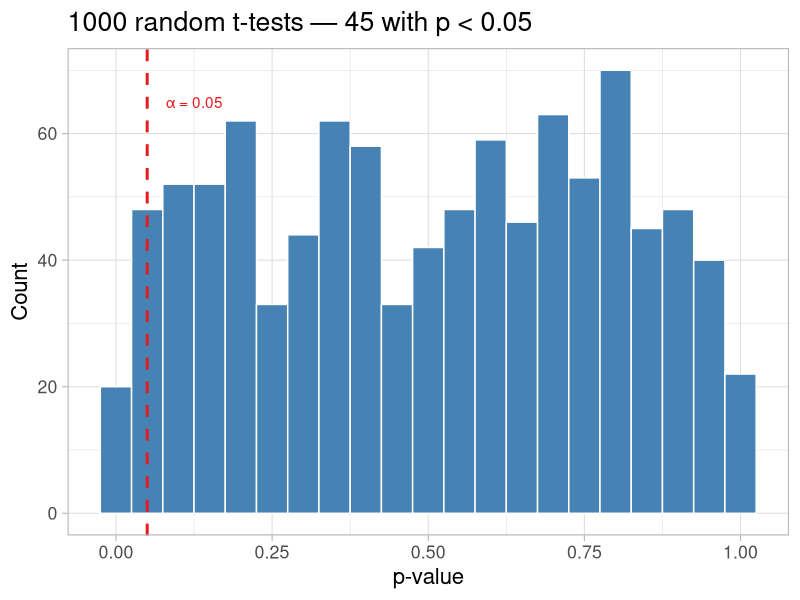
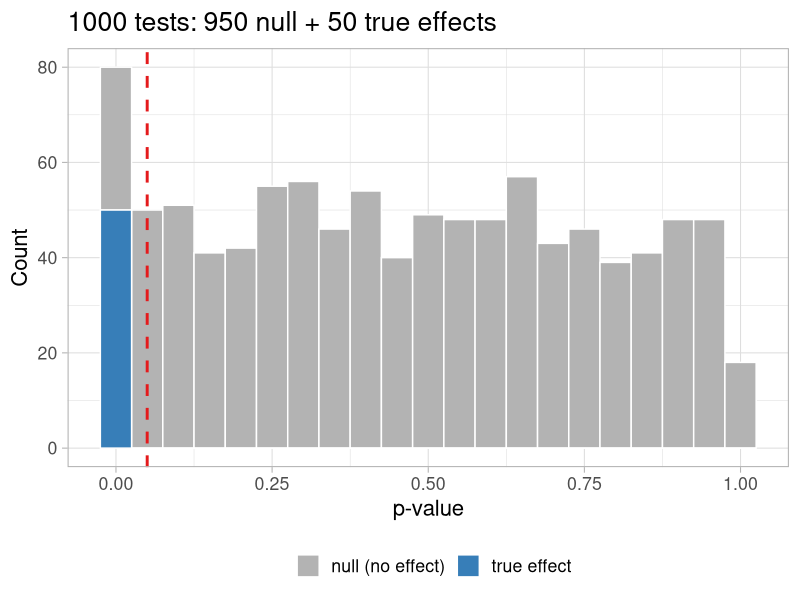

Generate these figures, in order, with R:
## ---- chunk 1
knitr::opts_chunk$set(echo = FALSE, out.extra = "keepaspectratio", dev = "cairo_pdf", warning = FALSE, message = FALSE)
library(knitr)
library(tidyverse)
## ---- chunk 2
set.seed(42)
n_vars <- 1000
n_samples <- 20

A <- matrix(rnorm(n_vars * n_samples), nrow = n_samples)
B <- matrix(rnorm(n_vars * n_samples), nrow = n_samples)

pvals <- sapply(1:n_vars, function(i) t.test(A[, i], B[, i])$p.value)

tibble(p = pvals) %>%
  ggplot(aes(x = p)) +
  geom_histogram(binwidth = 0.05, fill = "steelblue", colour = "white") +
  geom_vline(xintercept = 0.05, colour = "#e41a1c", linetype = "dashed", linewidth = 1) +
  annotate("text", x = 0.08, y = 65, label = "α = 0.05", colour = "#e41a1c", hjust = 0) +
  labs(x = "p-value", y = "Count",
       title = paste0("1000 random t-tests — ", sum(pvals < 0.05), " with p < 0.05")) +
  theme_light(base_size = 16)
## ---- chunk 3
set.seed(99)
n_null_h   <- 950   # variables with no effect
n_signal_h <- 50    # variables with a true effect
n_samp_h   <- 20

pv_null   <- sapply(1:n_null_h, function(i)
  t.test(rnorm(n_samp_h), rnorm(n_samp_h))$p.value)

pv_signal <- sapply(1:n_signal_h, function(i)
  t.test(rnorm(n_samp_h, mean = 0), rnorm(n_samp_h, mean = 1.8))$p.value)

tibble(p     = c(pv_null, pv_signal),
       origin = c(rep("null (no effect)", n_null_h),
                  rep("true effect", n_signal_h))) %>%
  ggplot(aes(x = p, fill = origin)) +
  geom_histogram(binwidth = 0.05, colour = "white", position = "stack") +
  geom_vline(xintercept = 0.05, colour = "#e41a1c", linetype = "dashed", linewidth = 1) +
  scale_fill_manual(values = c("null (no effect)" = "grey70", "true effect" = "#377eb8"),
                    name = "") +
  labs(x = "p-value", y = "Count",
       title = "1000 tests: 950 null + 50 true effects") +
  theme_light(base_size = 16) +
  theme(legend.position = "bottom")
